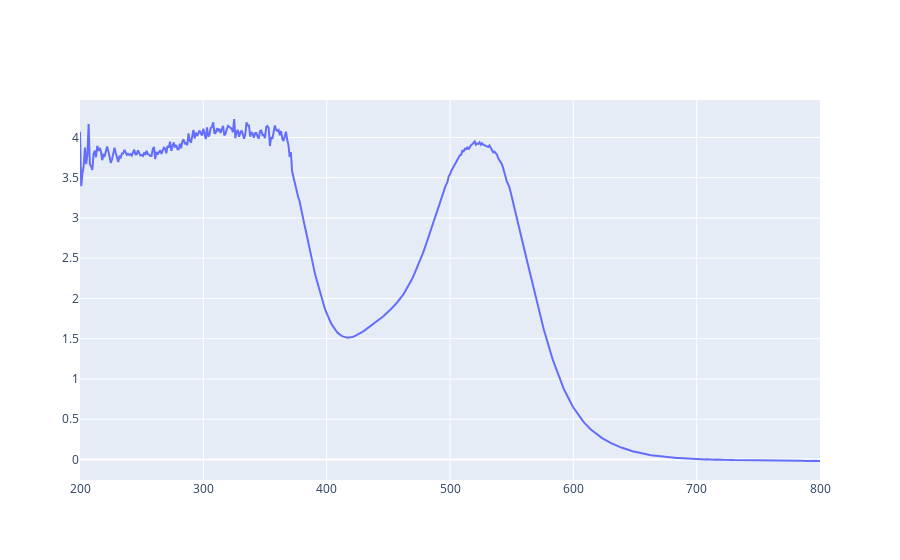

The notebook cell this image was saved under:
### Markdown cell above
# Check the spectra, interactively to get the peaks

### Code cell
file01 = pd.read_csv('plot_datasets\DyeSol_BlueB_-bf-senti-w-bg-spec_03.txt',skiprows=3,delim_whitespace=True)
abso = file01['A']
wl = file01['nm']

fig = go.Figure(data=go.Scatter(
    y = abso,
    x = wl,
    mode = 'lines'))

fig.show()

### Figure 1 — Plotly figure (JSON) as saved in the notebook; plotly's stock layout.template omitted (floating-point values rounded to 4 significant figures; data arrays with more than 128 entries replaced by an {"elided": "..."} marker saying what was removed)
{"data": [{"mode": "lines", "type": "scatter", "x": {"elided": "601 int values"}, "y": {"elided": "601 float values"}}], "layout": {}}
